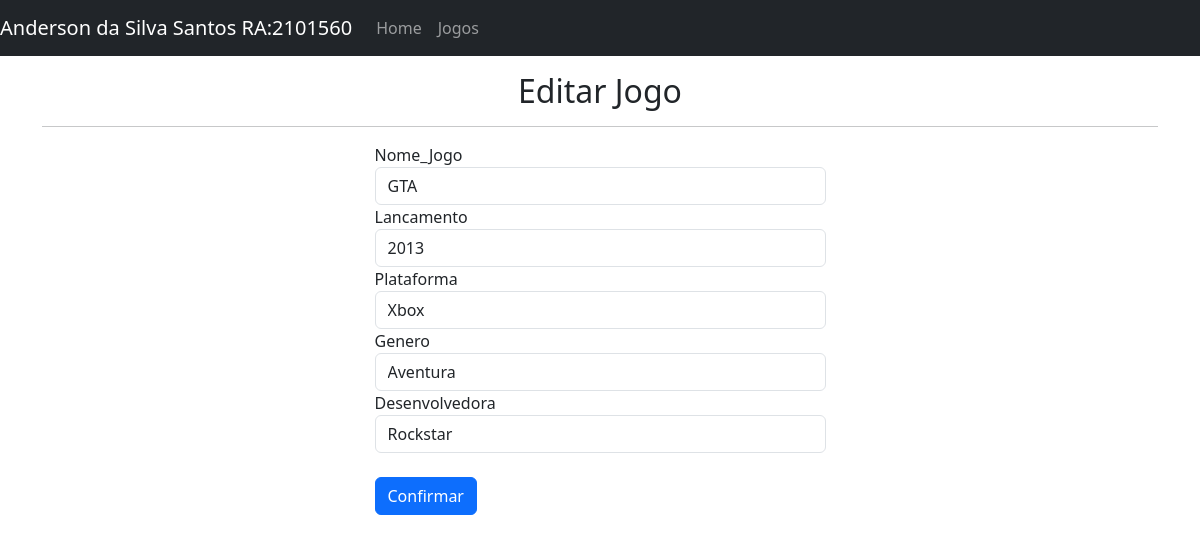
The app's page /edit_game/1 with its own data.
### tables this page shows
CREATE TABLE registro_jogo (
    ID INTEGER PRIMARY KEY AUTOINCREMENT,
    NOME_JOGO TEXT,
    LANCAMENTO TEXT,
    PLATAFORMA TEXT,
    GENERO TEXT,
    DESENVOLVEDORA TEXT
);

### jogos.py (the view, shortened to what this page needs)
@app.route("/edit_game/<string:id>", methods=["POST","GET"])
def edit_game(id):
    con = sql.connect ('registro_jogo.db')
    con.row_factory=sql.Row
    cur = con.cursor()
    cur.execute("select * from registro_jogo where ID=?", (id))
    data=cur.fetchone()
    return render_template("edit_game.html", datas=data)

### templates/edit_game.html (shortened to what this page needs)
{% extends 'layout.html' %}
{% block body %}
<h2 style="text-align: center;">Editar Jogo</h2>
    <hr>
<div class="row">
    <div class="col-5 mx-auto">
        <form method="post" action="{{url_for('edit_game', id=datas.ID)}}">
            <div class="form-group">
                <label>Nome_Jogo</label>
                <input type="text" name="nome_jogo" required class="form-control" value="{{datas.NOME_JOGO}}">
            </div>
            <div class="form-group">
                <label>Lancamento</label>
                <input type="text" name="lancamento" required class="form-control" value="{{datas.LANCAMENTO}}">
            </div>
            <div class="form-group">
                <label>Plataforma</label>
                <input type="text" name="plataforma" required class="form-control" value="{{datas.PLATAFORMA}}">
            </div>
            <div class="form-group">
                <label>Genero</label>
                <input type="text" name="genero" required class="form-control" value="{{datas.GENERO}}">
            </div>
            <div class="form-group">
                <label>Desenvolvedora</label>
                <input type="text" name="desenvolvedora" required class="form-control" value="{{datas.DESENVOLVEDORA}}">
            </div>
            <input type="submit" value="Confirmar" class="btn btn-primary">
        </form>
    </div>
</div>
{% endblock %}

### records on screen
registro_jogo: nome_jogo "GTA", lancamento "2013", plataforma "Xbox", genero "Aventura", desenvolvedora "Rockstar"
